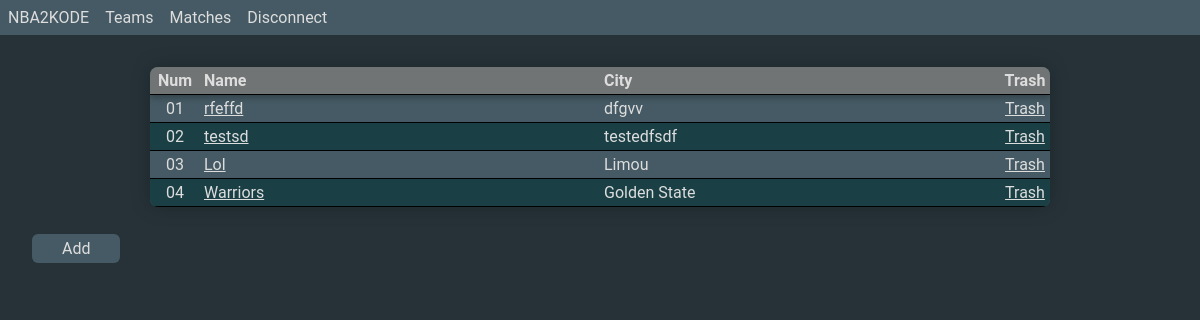
/PHP/?page=user-teams (signed in), run on the app's committed database.
### tables this page shows
CREATE TABLE `teams` (
  `teams_id` int(11) NOT NULL,
  `teams_name` varchar(255) NOT NULL,
  `teams_city` varchar(255) NOT NULL
);

### PHP/functions/bdd.php (called while the page is built, shortened)
<?php defined($alea) or die(header('location: ../index.php'));
class Bdd{
	private static $bdd_pdo=false;
	private static function connect(){
		if(!self::$bdd_pdo){
			try{
				self::$bdd_pdo=new PDO(
					'mysql:'.
					'host='.__DB_HOST__.';'.
					'dbname='.__DB_NAME__,
					__DB_USER__,
					__DB_PASSWORD__,
					[
						PDO::ATTR_ERRMODE=>PDO::ERRMODE_EXCEPTION,
						PDO::MYSQL_ATTR_INIT_COMMAND=>'SET NAMES '.__DB_CHARSET__
					]
				);
			}catch(PDOException $e){
				echo $e->getMessage();
				die();
			}
		}
		return self::$bdd_pdo;
	}
	public static function prepare($array){
		$prepare=self::select($array);
		if($prepare){
			$bdd=self::connect()->prepare($prepare);
			$bdd->execute();
			switch($array['type']){
				case 'SELECT-ALL':
					return $bdd->fetchALL(PDO::FETCH_ASSOC);
				break;
			}
		}
		return false;
	}
	private static function select($text){
		if(isset($text['type'])&&isset($text['table'])){
			$text['type']=str_replace(['-ALL'],[''],$text['type']);
			if($text['type']=='COUNT'){
				$co='*';
				if(isset($text['retour'])){
					$co=$text['retour'];
					if(strpos($co,',')>0){
						$coT=explode(',',$co);
						$co=$coT[0];
					}
				}
				$t='SELECT COUNT('.$co.') ';
			}else{
				$t=$text['type'].' ';
			}
			if(isset($text['retour'])&&$text['type']=='SELECT'){
				$t.=$text['retour'].' ';
			}
			if($text['type']=='INSERT'){
				$t.='INTO ';
			}else if($text['type']!='UPDATE'){
				$t.='FROM ';
			}
			$t.=$text['table'].' ';
			if(isset($text['order'])){
				$order = self::order($text['order']);
				if($order){
					$t.=$order;
				}else{
					return false;
				}
			}
			return $t;
		}
		return false;
	}
	private static function order($order){
		$t=' ORDER BY ';
		$nb=count($order);
		for($i=0;$i<$nb;$i++){
			if(is_array($order[$i])){
				if( count($order[$i]) == 2){
					if($order[$i][1]=='DESC'||$order[$i][1]=='ASC'){
						$t.=' '.$order[$i][0].' '.$order[$i][1];
					}else{
						return false;
					}
				}else{
					return false;
				}
			}else{
				return false;
			}
		}
		return $t;
	}
}

### PHP/index.php (called while the page is built, shortened)
<?php
include __FUNCTIONS_DIR__.'/bdd.php';
include __CONTROLS_DIR__.'/global.php';

### PHP/vues/user-teams.php (the view)
<?php defined($alea) or die(header('location: ../index.php'));
if($teams){
	$nbteams=count($teams);
	echo
	'<div class="table">'.
		'<div class="thead">'.
			'<div class="tr tr-head">'.
				'<div class="td td-num">Num</div>'.
				'<div class="td td-nom">Name</div>'.
				'<div class="td td-nom">City</div>'.
				'<div class="td td-num">Trash</div>'.
			'</div>'.
		'</div>'.
		'<div class="tbody">';
			for($i=0;$i<$nbteams;$i++){
				echo
				'<div class="tr tr-body">'.
					'<div class="td td-num">';
						if(($i+1)<10){echo '0';}
						echo ($i+1).
					'</div>'.
					'<div class="td td-nom">'.
						'<a href="'.site_url.'/?page=user-team&id='.$teams[$i]['teams_id'].'">'.$teams[$i]['teams_name'].'</a>'.
					'</div>'.
					'<div class="td td-nom">'.
						$teams[$i]['teams_city'].
					'</div>'.
					'<div class="td td-num">'.
						'<a class="btn-trash" href="'.site_url.'/?page=user-team-delete&id='.$teams[$i]['teams_id'].'">Trash</a>'.
					'</div>'.
				'</div>';
			}
			echo
		'</div>'.
	'</div>'.
	'<a class="add" href="'.site_url.'/?page=user-team">Add</a>';
}else{
	echo 'No data';
}

### PHP/css/style.css (style rules this page uses)
* { box-sizing:border-box }
body { margin:0;background-color: #263238;font-family: 'Roboto', sans-serif; }
.table { width: 75%; border-radius: 8px; margin: 2rem auto; background-color: #455a64; display: flex; flex-direction: column; overflow: hidden; box-shadow: 0px 0 20px 0px #00000036; }
.thead { box-shadow: 0px 2px 7px 0px #00000052; }
.tr { display: flex;border-block-end: solid 1px; }
.tr-head { background-color:rgb(112, 116, 116); font-weight: bold; }
.tr-body:nth-child(2n) { background-color:rgb(26, 64, 70) }
.td { padding:4px; color: #DDD; }
.td-num { min-width: 50px;text-align: center; }
.td-nom { width:calc(100% - 350px);text-align:left }
a { color: #DDD; }
.add { background-color: #455a64; padding: 5px 30px; border-radius: 6px; text-decoration: none; margin-left: 2rem; }

### data on the page
teams: teams_name "rfeffd", teams_city "dfgvv"
teams: teams_name "testsd", teams_city "testedfsdf"
teams: teams_name "Lol", teams_city "Limou"
teams: teams_name "Warriors", teams_city "Golden State"
